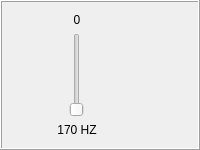
                 <widget class="QFrame" name="frame_2">
                  <property name="frameShape">
                   <enum>QFrame::Box</enum>
                  </property>
                  <property name="frameShadow">
                   <enum>QFrame::Raised</enum>
                  </property>
                  <layout class="QVBoxLayout" name="verticalLayout_4">
                   <item>
                    <layout class="QHBoxLayout" name="horizontalLayout_30">
                     <item>
                      <layout class="QVBoxLayout" name="verticalLayout_28">
                       <item>
                        <widget class="QLabel" name="label_70">
                         <property name="text">
                          <string>0</string>
                         </property>
                         <property name="alignment">
                          <set>Qt::AlignCenter</set>
                         </property>
                        </widget>
                       </item>
                       <item>
                        <layout class="QHBoxLayout" name="horizontalLayout_31">
                         <item>
                          <widget class="QSlider" name="verticalSlider_20">
                           <property name="sizePolicy">
                            <sizepolicy hsizetype="Maximum" vsizetype="Expanding">
                             <horstretch>0</horstretch>
                             <verstretch>0</verstretch>
                            </sizepolicy>
                           </property>
                           <property name="focusPolicy">
                            <enum>Qt::StrongFocus</enum>
                           </property>
                           <property name="layoutDirection">
                            <enum>Qt::LeftToRight</enum>
                           </property>
                           <property name="autoFillBackground">
                            <bool>false</bool>
                           </property>
                           <property name="orientation">
                            <enum>Qt::Vertical</enum>
                           </property>
                          </widget>
                         </item>
                        </layout>
                       </item>
                       <item>
                        <widget class="QLabel" name="label_170_HZ">
                         <property name="text">
                          <string>170 HZ</string>
                         </property>
                         <property name="alignment">
                          <set>Qt::AlignCenter</set>
                         </property>
                        </widget>
                       </item>
                      </layout>
                     </item>
                     <item>
                      <layout class="QVBoxLayout" name="verticalLayout_30">
                       <item>
                        <widget class="QLabel" name="label_72">
                         <property name="maximumSize">
                          <size>
                           <width>40</width>
                           <height>40</height>
                          </size>
                         </property>
                         <property name="text">
                          <string/>
                         </property>
                         <property name="pixmap">
                          <pixmap>instroments_icons/oboe.png</pixmap>
                         </property>
                         <property name="scaledContents">
                          <bool>true</bool>
                         </property>
                         <property name="alignment">
                          <set>Qt::AlignCenter</set>
                         </property>
                        </widget>
                       </item>
                       <item>
                        <widget class="QLabel" name="label_73">
                         <property name="maximumSize">
                          <size>
                           <width>40</width>
                           <height>40</height>
                          </size>
                         </property>
                         <property name="text">
                          <string/>
                         </property>
                         <property name="pixmap">
                          <pixmap>instroments_icons/piano.png</pixmap>
                         </property>
                         <property name="scaledContents">
                          <bool>true</bool>
                         </property>
                         <property name="alignment">
                          <set>Qt::AlignCenter</set>
                         </property>
                        </widget>
                       </item>
                       <item>
                        <widget class="QLabel" name="label_74">
                         <property name="maximumSize">
                          <size>
                           <width>40</width>
                           <height>40</height>
                          </size>
                         </property>
                         <property name="text">
                          <string/>
                         </property>
                         <property name="pixmap">
                          <pixmap>instroments_icons/guitar.png</pixmap>
                         </property>
                         <property name="scaledContents">
                          <bool>true</bool>
                         </property>
                         <property name="alignment">
                          <set>Qt::AlignCenter</set>
                         </property>
                        </widget>
                       </item>
                      </layout>
                     </item>
                    </layout>
                   </item>
                  </layout>
                 </widget>
